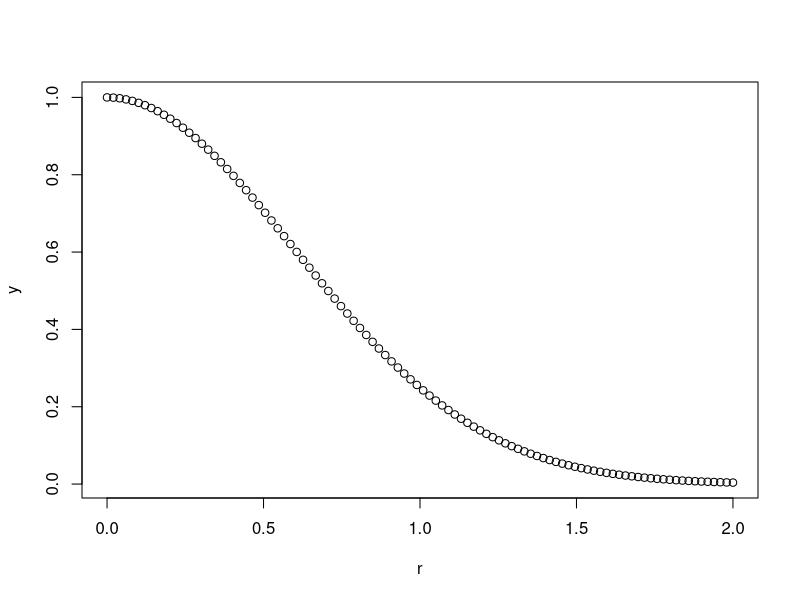

The R source for this figure: (Note: this script raises an error after producing the figure.)
# Quang's Half Normal

# this was used in Quang's simulations
r=seq(0,2, length=100)
tau=0.6
y <- exp(-(r^2)/(2*tau^2))
# that is just the kernel of hte halfnormal distribution. It defaults to 1 at 0
# he's using Tau to control the spread, but I think my method gives me more control.
plot(r, y)

sqrt(0.5)

hn.params


y2 <- hn.params$delta*dhalfnorm(r, hn.params$theta)
plot(r, y2)
